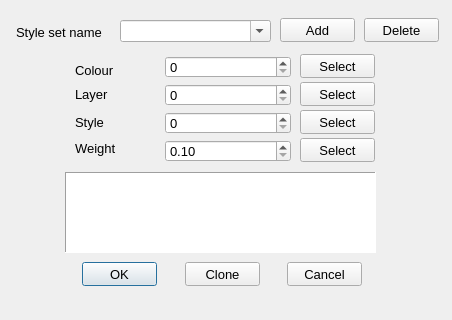
<?xml version="1.0" encoding="UTF-8"?>
<ui version="4.0">
 <class>Styleset_Dialog</class>
 <widget class="QDialog" name="Styleset_Dialog">
  <property name="geometry">
   <rect>
    <x>0</x>
    <y>0</y>
    <width>452</width>
    <height>320</height>
   </rect>
  </property>
  <property name="minimumSize">
   <size>
    <width>452</width>
    <height>320</height>
   </size>
  </property>
  <property name="maximumSize">
   <size>
    <width>452</width>
    <height>320</height>
   </size>
  </property>
  <property name="font">
   <font>
    <pointsize>10</pointsize>
   </font>
  </property>
  <property name="windowTitle">
   <string>Style Set Selection</string>
  </property>
  <widget class="QPushButton" name="_2">
   <property name="enabled">
    <bool>true</bool>
   </property>
   <property name="geometry">
    <rect>
     <x>287</x>
     <y>262</y>
     <width>75</width>
     <height>24</height>
    </rect>
   </property>
   <property name="font">
    <font>
     <pointsize>10</pointsize>
    </font>
   </property>
   <property name="text">
    <string>Cancel</string>
   </property>
   <property name="autoDefault">
    <bool>false</bool>
   </property>
  </widget>
  <widget class="QPushButton" name="_1">
   <property name="geometry">
    <rect>
     <x>82</x>
     <y>262</y>
     <width>75</width>
     <height>24</height>
    </rect>
   </property>
   <property name="font">
    <font>
     <pointsize>10</pointsize>
    </font>
   </property>
   <property name="text">
    <string>OK</string>
   </property>
   <property name="autoDefault">
    <bool>false</bool>
   </property>
   <property name="default">
    <bool>true</bool>
   </property>
  </widget>
  <widget class="QPushButton" name="_112">
   <property name="enabled">
    <bool>true</bool>
   </property>
   <property name="geometry">
    <rect>
     <x>185</x>
     <y>262</y>
     <width>75</width>
     <height>24</height>
    </rect>
   </property>
   <property name="font">
    <font>
     <pointsize>10</pointsize>
    </font>
   </property>
   <property name="text">
    <string>Clone</string>
   </property>
   <property name="autoDefault">
    <bool>false</bool>
   </property>
  </widget>
  <widget class="QLabel" name="label_6">
   <property name="geometry">
    <rect>
     <x>16</x>
     <y>22</y>
     <width>101</width>
     <height>20</height>
    </rect>
   </property>
   <property name="font">
    <font>
     <pointsize>10</pointsize>
    </font>
   </property>
   <property name="text">
    <string>Style set name</string>
   </property>
  </widget>
  <widget class="QComboBox" name="_100">
   <property name="geometry">
    <rect>
     <x>120</x>
     <y>20</y>
     <width>151</width>
     <height>22</height>
    </rect>
   </property>
   <property name="editable">
    <bool>true</bool>
   </property>
  </widget>
  <widget class="QPushButton" name="_105">
   <property name="enabled">
    <bool>true</bool>
   </property>
   <property name="geometry">
    <rect>
     <x>280</x>
     <y>18</y>
     <width>75</width>
     <height>24</height>
    </rect>
   </property>
   <property name="font">
    <font>
     <pointsize>10</pointsize>
    </font>
   </property>
   <property name="text">
    <string>Add</string>
   </property>
   <property name="autoDefault">
    <bool>false</bool>
   </property>
  </widget>
  <widget class="QPushButton" name="_111">
   <property name="enabled">
    <bool>true</bool>
   </property>
   <property name="geometry">
    <rect>
     <x>364</x>
     <y>18</y>
     <width>75</width>
     <height>24</height>
    </rect>
   </property>
   <property name="font">
    <font>
     <pointsize>10</pointsize>
    </font>
   </property>
   <property name="text">
    <string>Delete</string>
   </property>
   <property name="autoDefault">
    <bool>false</bool>
   </property>
  </widget>
  <widget class="QLabel" name="label_10">
   <property name="geometry">
    <rect>
     <x>75</x>
     <y>138</y>
     <width>61</width>
     <height>20</height>
    </rect>
   </property>
   <property name="font">
    <font>
     <pointsize>10</pointsize>
    </font>
   </property>
   <property name="text">
    <string>Weight</string>
   </property>
  </widget>
  <widget class="QLabel" name="label_9">
   <property name="geometry">
    <rect>
     <x>75</x>
     <y>84</y>
     <width>61</width>
     <height>20</height>
    </rect>
   </property>
   <property name="font">
    <font>
     <pointsize>10</pointsize>
    </font>
   </property>
   <property name="text">
    <string>Layer</string>
   </property>
  </widget>
  <widget class="QLabel" name="label_12">
   <property name="geometry">
    <rect>
     <x>75</x>
     <y>112</y>
     <width>61</width>
     <height>20</height>
    </rect>
   </property>
   <property name="font">
    <font>
     <pointsize>10</pointsize>
    </font>
   </property>
   <property name="text">
    <string>Style</string>
   </property>
  </widget>
  <widget class="QLabel" name="label_8">
   <property name="geometry">
    <rect>
     <x>75</x>
     <y>60</y>
     <width>61</width>
     <height>20</height>
    </rect>
   </property>
   <property name="font">
    <font>
     <pointsize>10</pointsize>
    </font>
   </property>
   <property name="text">
    <string>Colour</string>
   </property>
  </widget>
  <widget class="QPushButton" name="_107">
   <property name="enabled">
    <bool>true</bool>
   </property>
   <property name="geometry">
    <rect>
     <x>300</x>
     <y>54</y>
     <width>75</width>
     <height>24</height>
    </rect>
   </property>
   <property name="font">
    <font>
     <pointsize>10</pointsize>
    </font>
   </property>
   <property name="text">
    <string>Select</string>
   </property>
   <property name="autoDefault">
    <bool>false</bool>
   </property>
  </widget>
  <widget class="QPushButton" name="_108">
   <property name="enabled">
    <bool>true</bool>
   </property>
   <property name="geometry">
    <rect>
     <x>300</x>
     <y>82</y>
     <width>75</width>
     <height>24</height>
    </rect>
   </property>
   <property name="font">
    <font>
     <pointsize>10</pointsize>
    </font>
   </property>
   <property name="text">
    <string>Select</string>
   </property>
   <property name="autoDefault">
    <bool>false</bool>
   </property>
  </widget>
  <widget class="QPushButton" name="_109">
   <property name="enabled">
    <bool>true</bool>
   </property>
   <property name="geometry">
    <rect>
     <x>300</x>
     <y>110</y>
     <width>75</width>
     <height>24</height>
    </rect>
   </property>
   <property name="font">
    <font>
     <pointsize>10</pointsize>
    </font>
   </property>
   <property name="text">
    <string>Select</string>
   </property>
   <property name="autoDefault">
    <bool>false</bool>
   </property>
  </widget>
  <widget class="QPushButton" name="_110">
   <property name="enabled">
    <bool>true</bool>
   </property>
   <property name="geometry">
    <rect>
     <x>300</x>
     <y>138</y>
     <width>75</width>
     <height>24</height>
    </rect>
   </property>
   <property name="font">
    <font>
     <pointsize>10</pointsize>
    </font>
   </property>
   <property name="text">
    <string>Select</string>
   </property>
   <property name="autoDefault">
    <bool>false</bool>
   </property>
  </widget>
  <widget class="WeightSpinBox" name="_104">
   <property name="geometry">
    <rect>
     <x>165</x>
     <y>140</y>
     <width>126</width>
     <height>22</height>
    </rect>
   </property>
   <property name="minimum">
    <double>0.100000000000000</double>
   </property>
   <property name="maximum">
    <double>3.000000000000000</double>
   </property>
   <property name="singleStep">
    <double>0.100000000000000</double>
   </property>
  </widget>
  <widget class="QSpinBox" name="_103">
   <property name="geometry">
    <rect>
     <x>165</x>
     <y>112</y>
     <width>126</width>
     <height>22</height>
    </rect>
   </property>
   <property name="maximum">
    <number>255</number>
   </property>
  </widget>
  <widget class="QSpinBox" name="_102">
   <property name="geometry">
    <rect>
     <x>165</x>
     <y>84</y>
     <width>126</width>
     <height>22</height>
    </rect>
   </property>
   <property name="accelerated">
    <bool>true</bool>
   </property>
   <property name="maximum">
    <number>2047</number>
   </property>
  </widget>
  <widget class="QSpinBox" name="_101">
   <property name="geometry">
    <rect>
     <x>165</x>
     <y>56</y>
     <width>126</width>
     <height>22</height>
    </rect>
   </property>
   <property name="accelerated">
    <bool>true</bool>
   </property>
   <property name="maximum">
    <number>255</number>
   </property>
  </widget>
  <widget class="QGraphicsView" name="_106">
   <property name="geometry">
    <rect>
     <x>65</x>
     <y>172</y>
     <width>311</width>
     <height>81</height>
    </rect>
   </property>
   <property name="frameShape">
    <enum>QFrame::Panel</enum>
   </property>
   <property name="midLineWidth">
    <number>0</number>
   </property>
   <property name="verticalScrollBarPolicy">
    <enum>Qt::ScrollBarAlwaysOff</enum>
   </property>
   <property name="horizontalScrollBarPolicy">
    <enum>Qt::ScrollBarAlwaysOff</enum>
   </property>
   <property name="interactive">
    <bool>false</bool>
   </property>
  </widget>
 </widget>
 <customwidgets>
  <customwidget>
   <class>WeightSpinBox</class>
   <extends>QDoubleSpinBox</extends>
   <header>../RealCADQt/source/weightspinbox.h</header>
  </customwidget>
 </customwidgets>
 <tabstops>
  <tabstop>_100</tabstop>
  <tabstop>_101</tabstop>
  <tabstop>_102</tabstop>
  <tabstop>_103</tabstop>
  <tabstop>_104</tabstop>
  <tabstop>_107</tabstop>
  <tabstop>_108</tabstop>
  <tabstop>_109</tabstop>
  <tabstop>_110</tabstop>
  <tabstop>_105</tabstop>
  <tabstop>_111</tabstop>
  <tabstop>_112</tabstop>
  <tabstop>_1</tabstop>
  <tabstop>_2</tabstop>
 </tabstops>
 <resources/>
 <connections/>
</ui>
